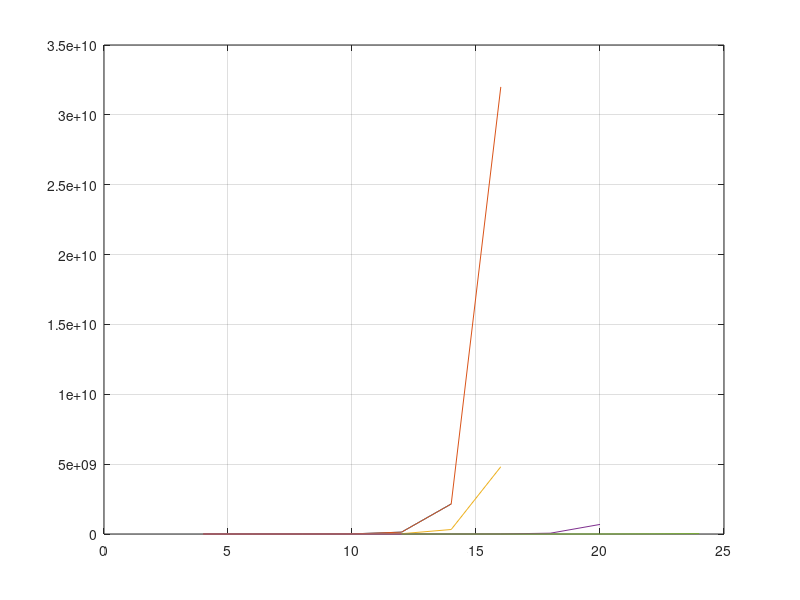

This figure's MATLAB source: (Note: this script raises an error after producing the figure.)
function timeMemoryPlots()
    % Product-Sz basis
    prodN=[4,6,8,10,12,14];
    % time and memory data with clearing
    prodTime=[0.0679, 0.072431, 0.139862, 0.758736, 7.674739, 410.035481];
    prodMemory=[6400, 41616, 563344, 8560784, 134971536, 2150760592];
    % fullBinaryHamiltonian
    fullN=[4,6,8,10,12,14,16];
    fullN2=[4,6,8,10,12,14];
    fullTime=[0.001271,0.005385,0.025894,0.0751,0.264292,1.195705];
    fullMemory=[2248,33368,526440,8396920,134250632,2147614872,3.2e+10];
    % MagneticEnergyLevels
    magN=[4,6,8,10,12,14,16];
    magTime=[0.009043,0.021941,0.057276,0.103153,0.671606,6.201737,110.27079];
    magMemory=[4864,17000,126544,1551928,21918160,322142440,4813924208];
    % momentumEnergyLevels
    %momentumN=[4,6,8,10,12,14,16,18];
    %momentumTime=[0.020863,0.063964,0.193081,0.856205,4.061848,21.903168,133.521934,1335.055139];
    %momentumMemory=[7128,14544,25736,44160,83640,199472,612840,2208480];
    % kMagHBlock
    kMagN=[4,6,8,10,12,14,16,18,20];
    kMagTime=[0.004947,0.009429,0.025916,0.03829,0.102438,0.302055,1.421823,6.102377,43.636135];
    kMagMemory=[576,768,1664,6816,55008,492640,5281872,58580160,685092832];
    % lanczosConverge
    lanczosN=[12,14,16,18,20,22,24];
    lanczosTime=[0.173315,0.372668,1.223175,5.379136,31.017401,256.08741,2808.556323];
    lanczosMemory=[14464,74080,154256,891592,2030160,11967568,28326448];
    
    figure; plot(prodN,prodMemory,'DisplayName','Product-Sz basis'); hold on;
    plot(fullN,fullMemory,'DisplayName','Binary representation');
    plot(magN,magMemory,'DisplayName','Sz Symmetry');
    %plot(momentumN,momentumMemory,'DisplayName','Sz and k Symmetry');
    plot(kMagN,kMagMemory,'DisplayName','Sz=0 and k=0 Symmetry');
    plot(lanczosN,lanczosMemory,'DisplayName','Lanczos'); hold off;
    grid on; yscale log;
    legend('Location','northwest');
    ylabel('RAM / Bytes'); xlabel('N');
    title('RAM usage of different versions of code, by N');

    figure; plot(prodN,prodTime,'DisplayName','Product-Sz basis'); hold on;
    plot(fullN2,fullTime,'DisplayName','Binary representation');
    plot(magN,magTime,'DisplayName','Sz Symmetry');
    %plot(momentumN,momentumTime,'DisplayName','Sz and k Symmetry');
    plot(kMagN,kMagTime,'DisplayName','Sz=0 and k=0 Symmetry');
    plot(lanczosN,lanczosTime,'DisplayName','Lanczos'); hold off;
    grid on; yscale log;
    legend('Location','northwest');
    ylabel('Time / s'); xlabel('N');
    title('Run time of different versions of code, by N');
end